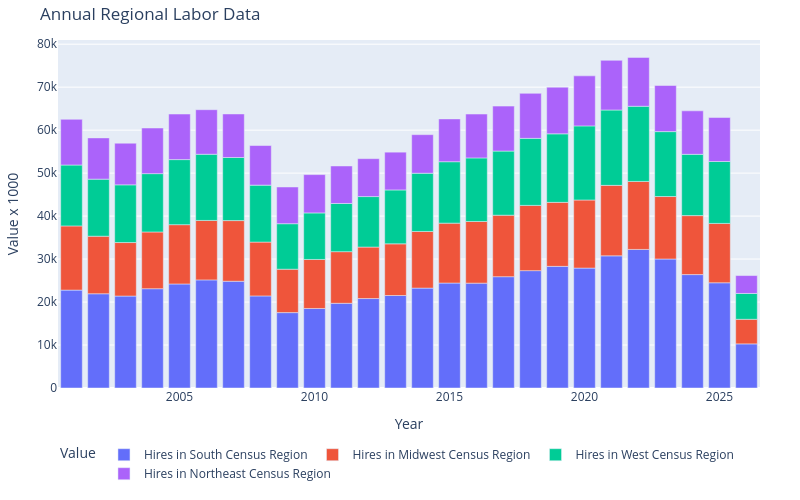

Here is the notebook cell this chart was saved with:
### Code cell
barchart = create_stackedbarchart(jobs, hires)
barchart.show()

### Figure 1 — Plotly figure (JSON) as saved in the notebook; plotly's stock layout.template omitted (floating-point values rounded to 4 significant figures)
{"data": [{"hovertemplate": "variable=Hires in South Census Region<br>Year=%{x}<br>value=%{y}<extra></extra>", "legendgroup": "Hires in South Census Region", "marker": {"color": "#636efa", "pattern": {"shape": ""}}, "name": "Hires in South Census Region", "orientation": "v", "showlegend": true, "textposition": "auto", "type": "bar", "x": [2001, 2002, 2003, 2004, 2005, 2006, 2007, 2008, 2009, 2010, 2011, 2012, 2013, 2014, 2015, 2016, 2017, 2018, 2019, 2020, 2021, 2022, 2023, 2024, 2025, 2026], "xaxis": "x", "y": [22780.0, 21930.0, 21390.0, 23110.0, 24210.0, 25160.0, 24840.0, 21430.0, 17540.0, 18500.0, 19710.0, 20810.0, 21520.0, 23240.0, 24420.0, 24400.0, 25900.0, 27310.0, 28300.0, 27900.0, 30760.0, 32240.0, 30020.0, 26390.0, 24490.0, 10270.0], "yaxis": "y"}, {"hovertemplate": "variable=Hires in Midwest Census Region<br>Year=%{x}<br>value=%{y}<extra></extra>", "legendgroup": "Hires in Midwest Census Region", "marker": {"color": "#EF553B", "pattern": {"shape": ""}}, "name": "Hires in Midwest Census Region", "orientation": "v", "showlegend": true, "textposition": "auto", "type": "bar", "x": [2001, 2002, 2003, 2004, 2005, 2006, 2007, 2008, 2009, 2010, 2011, 2012, 2013, 2014, 2015, 2016, 2017, 2018, 2019, 2020, 2021, 2022, 2023, 2024, 2025, 2026], "xaxis": "x", "y": [14940.0, 13390.0, 12450.0, 13200.0, 13800.0, 13830.0, 14120.0, 12520.0, 10100.0, 11410.0, 12020.0, 11980.0, 12020.0, 13180.0, 13940.0, 14340.0, 14310.0, 15180.0, 14890.0, 15840.0, 16390.0, 15820.0, 14540.0, 13720.0, 13810.0, 5721.0], "yaxis": "y"}, {"hovertemplate": "variable=Hires in West Census Region<br>Year=%{x}<br>value=%{y}<extra></extra>", "legendgroup": "Hires in West Census Region", "marker": {"color": "#00cc96", "pattern": {"shape": ""}}, "name": "Hires in West Census Region", "orientation": "v", "showlegend": true, "textposition": "auto", "type": "bar", "x": [2001, 2002, 2003, 2004, 2005, 2006, 2007, 2008, 2009, 2010, 2011, 2012, 2013, 2014, 2015, 2016, 2017, 2018, 2019, 2020, 2021, 2022, 2023, 2024, 2025, 2026], "xaxis": "x", "y": [14170.0, 13280.0, 13430.0, 13570.0, 15140.0, 15400.0, 14680.0, 13250.0, 10580.0, 10830.0, 11210.0, 11750.0, 12540.0, 13560.0, 14290.0, 14790.0, 14920.0, 15600.0, 15950.0, 17240.0, 17540.0, 17490.0, 15100.0, 14260.0, 14410.0, 6011.0], "yaxis": "y"}, {"hovertemplate": "variable=Hires in Northeast Census Region<br>Year=%{x}<br>value=%{y}<extra></extra>", "legendgroup": "Hires in Northeast Census Region", "marker": {"color": "#ab63fa", "pattern": {"shape": ""}}, "name": "Hires in Northeast Census Region", "orientation": "v", "showlegend": true, "textposition": "auto", "type": "bar", "x": [2001, 2002, 2003, 2004, 2005, 2006, 2007, 2008, 2009, 2010, 2011, 2012, 2013, 2014, 2015, 2016, 2017, 2018, 2019, 2020, 2021, 2022, 2023, 2024, 2025, 2026], "xaxis": "x", "y": [10640.0, 9595.0, 9684.0, 10620.0, 10600.0, 10370.0, 10130.0, 9218.0, 8543.0, 8920.0, 8726.0, 8821.0, 8793.0, 8968.0, 9958.0, 10200.0, 10460.0, 10470.0, 10850.0, 11650.0, 11560.0, 11370.0, 10730.0, 10120.0, 10230.0, 4165.0], "yaxis": "y"}], "layout": {"barmode": "relative", "height": 500, "legend": {"orientation": "h", "title": {"text": "Value"}, "tracegroupgap": 0, "x": 0, "y": -0.15, "yanchor": "top"}, "margin": {"b": 40, "l": 40, "r": 40, "t": 40}, "title": {"text": "Annual Regional Labor Data"}, "width": 800, "xaxis": {"anchor": "y", "autorange": true, "domain": [0, 1], "range": [2000.0, 2026.0], "title": {"text": "Year"}, "type": "linear"}, "yaxis": {"anchor": "x", "autorange": true, "domain": [0, 1], "range": [0, 80980.0], "title": {"text": "Value x 1000"}, "type": "linear"}}}
